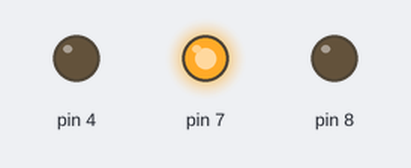
Recording of a sketch running on a simulated Arduino Uno, built with avr-gcc and run on an emulated ATmega328P. On the bench: output pins drawn as LEDs (lit = HIGH).

Above: at 0.18 s.
At 0.93 s:
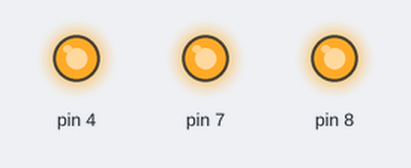
At 2.04 s:
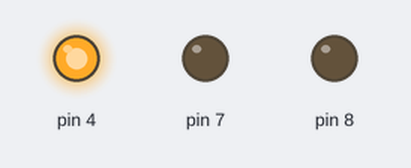
At 2.79 s:
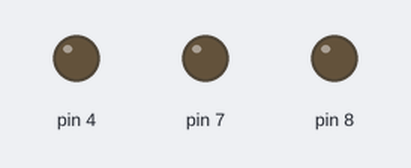
Timing chart, 0 to 3.4 s (numbered marks = the images above):
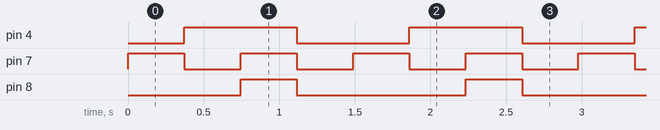

The sketch:

We_Will_Rock_You.ino
```cpp
/*prog1_ex0102:LED点滅(外部)*/

void setup() {
  // put your setup code here, to run once:
  pinMode(7,OUTPUT);//7番ピンを「出力」に設定
  pinMode(4,OUTPUT);
  pinMode(8,OUTPUT);
}

void loop() {
  // put your main code here, to run repeatedly:
digitalWrite(7,HIGH);
delay(372);
digitalWrite(7,LOW);
digitalWrite(4,HIGH);
delay(372);
digitalWrite(4,LOW);
delay(1);
digitalWrite(8,HIGH);
digitalWrite(7,HIGH);
digitalWrite(4,HIGH);
delay(372);
digitalWrite(8,LOW);
digitalWrite(7,LOW);
digitalWrite(4,LOW);
delay(372);

}
```

Measured:
- by itself, pin 4: alternates HIGH for 0.75 s and LOW for 0.74 s
- by itself, pin 7: alternates HIGH for 0.37 s and LOW for 0.37 s
- by itself, pin 8: alternates HIGH for 0.37 s and LOW for 1.1 s
